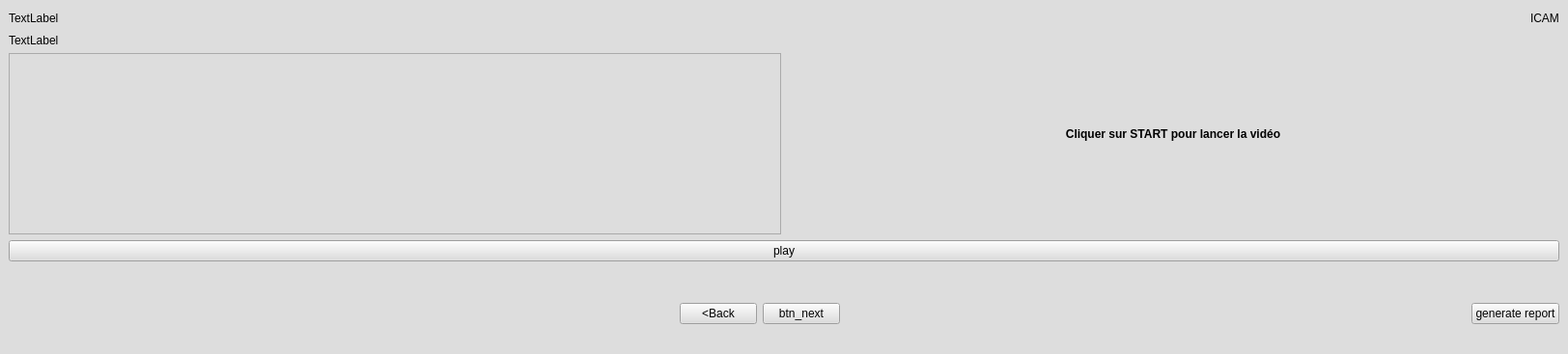
<?xml version="1.0" encoding="UTF-8"?>
<ui version="4.0">
 <class>MainWindow</class>
 <widget class="QMainWindow" name="MainWindow">
  <property name="geometry">
   <rect>
    <x>0</x>
    <y>0</y>
    <width>441</width>
    <height>367</height>
   </rect>
  </property>
  <property name="windowTitle">
   <string>MainWindow</string>
  </property>
  <property name="styleSheet">
   <string notr="true">background-color: rgb(221, 221, 221);</string>
  </property>
  <widget class="QWidget" name="centralwidget">
   <layout class="QHBoxLayout" name="horizontalLayout_4">
    <item>
     <layout class="QVBoxLayout" name="verticalLayout">
      <item>
       <layout class="QHBoxLayout" name="horizontalLayout">
        <item>
         <widget class="QLabel" name="title">
          <property name="text">
           <string>TextLabel</string>
          </property>
         </widget>
        </item>
        <item>
         <spacer name="horizontalSpacer">
          <property name="orientation">
           <enum>Qt::Horizontal</enum>
          </property>
          <property name="sizeHint" stdset="0">
           <size>
            <width>40</width>
            <height>20</height>
           </size>
          </property>
         </spacer>
        </item>
        <item>
         <widget class="QLabel" name="label">
          <property name="text">
           <string>ICAM</string>
          </property>
         </widget>
        </item>
       </layout>
      </item>
      <item>
       <layout class="QHBoxLayout" name="horizontalLayout_2">
        <item>
         <layout class="QVBoxLayout" name="verticalLayout_2">
          <item>
           <widget class="QLabel" name="question">
            <property name="text">
             <string>TextLabel</string>
            </property>
           </widget>
          </item>
          <item>
           <widget class="QTextEdit" name="textEdit_4">
            <property name="minimumSize">
             <size>
              <width>800</width>
              <height>0</height>
             </size>
            </property>
           </widget>
          </item>
         </layout>
        </item>
        <item>
         <spacer name="horizontalSpacer_4">
          <property name="orientation">
           <enum>Qt::Horizontal</enum>
          </property>
          <property name="sizeType">
           <enum>QSizePolicy::Expanding</enum>
          </property>
          <property name="sizeHint" stdset="0">
           <size>
            <width>40</width>
            <height>20</height>
           </size>
          </property>
         </spacer>
        </item>
        <item>
         <widget class="QLabel" name="image">
          <property name="minimumSize">
           <size>
            <width>800</width>
            <height>205</height>
           </size>
          </property>
          <property name="text">
           <string>&lt;html&gt;&lt;head/&gt;&lt;body&gt;&lt;p align=&quot;center&quot;&gt;&lt;span style=&quot; font-weight:600;&quot;&gt;Cliquer sur START pour lancer la vidéo&lt;/span&gt;&lt;/p&gt;&lt;/body&gt;&lt;/html&gt;</string>
          </property>
         </widget>
        </item>
       </layout>
      </item>
      <item>
       <widget class="QPushButton" name="btn_play">
        <property name="text">
         <string>play</string>
        </property>
       </widget>
      </item>
      <item>
       <spacer name="verticalSpacer">
        <property name="orientation">
         <enum>Qt::Vertical</enum>
        </property>
        <property name="sizeHint" stdset="0">
         <size>
          <width>20</width>
          <height>40</height>
         </size>
        </property>
       </spacer>
      </item>
      <item>
       <layout class="QHBoxLayout" name="horizontalLayout_3">
        <item>
         <widget class="QPushButton" name="pushButton_4">
          <property name="enabled">
           <bool>false</bool>
          </property>
          <property name="text">
           <string/>
          </property>
          <property name="autoDefault">
           <bool>false</bool>
          </property>
          <property name="default">
           <bool>false</bool>
          </property>
          <property name="flat">
           <bool>true</bool>
          </property>
         </widget>
        </item>
        <item>
         <spacer name="horizontalSpacer_2">
          <property name="orientation">
           <enum>Qt::Horizontal</enum>
          </property>
          <property name="sizeHint" stdset="0">
           <size>
            <width>40</width>
            <height>20</height>
           </size>
          </property>
         </spacer>
        </item>
        <item>
         <widget class="QPushButton" name="btn_previous">
          <property name="enabled">
           <bool>true</bool>
          </property>
          <property name="text">
           <string>&lt;Back</string>
          </property>
         </widget>
        </item>
        <item>
         <widget class="QPushButton" name="btn_next">
          <property name="text">
           <string>btn_next</string>
          </property>
         </widget>
        </item>
        <item>
         <spacer name="horizontalSpacer_3">
          <property name="orientation">
           <enum>Qt::Horizontal</enum>
          </property>
          <property name="sizeHint" stdset="0">
           <size>
            <width>40</width>
            <height>20</height>
           </size>
          </property>
         </spacer>
        </item>
        <item>
         <widget class="QPushButton" name="btn_pdf">
          <property name="text">
           <string>generate report</string>
          </property>
         </widget>
        </item>
       </layout>
      </item>
     </layout>
    </item>
   </layout>
  </widget>
  <widget class="QMenuBar" name="menubar">
   <property name="geometry">
    <rect>
     <x>0</x>
     <y>0</y>
     <width>441</width>
     <height>22</height>
    </rect>
   </property>
  </widget>
  <widget class="QStatusBar" name="statusbar"/>
 </widget>
 <resources/>
 <connections/>
</ui>
